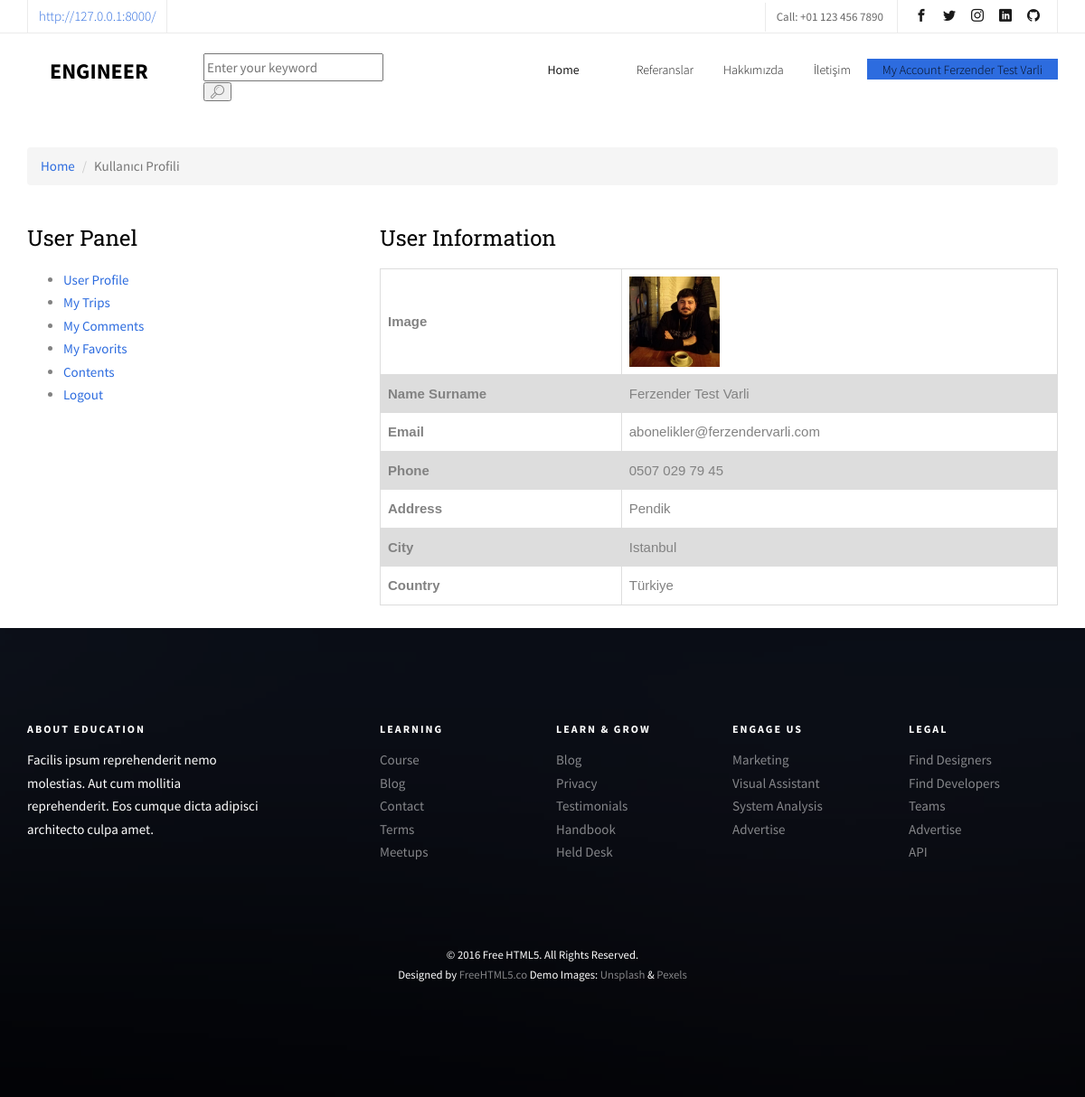
Screenshot of /user/ (signed in) with the database file from the repository.
### home/models.py (models this page shows, shortened)
class UserProfile(models.Model):
    user = models.OneToOneField(User, on_delete=models.CASCADE)
    name = models.CharField(blank=True, max_length=20)
    phone = models.CharField(blank=True, max_length=20)
    address = models.CharField(blank=True, max_length=150)
    city = models.CharField(blank=True, max_length=20)
    country = models.CharField(blank=True, max_length=20)
    image = models.ImageField(blank=True, upload_to='images/users/')
    def full_name(self):
        return self.user.first_name + ' ' + self.user.last_name
    def get_image_tag(self):
        return mark_safe('<img src="{}" height = 50/>'.format(self.image.url))
    get_image_tag.description='Image'

### user/views.py (the view)
# urls.py: path('', views.index, name='index'),
def index(request):
    category = Category.objects.all()
    current_user = request.user     # access user session information
    profile = UserProfile.objects.get(user_id=current_user.id)
    context = {'category': category,
               'profile': profile}
    return render(request, 'user_profile.html', context)

### user/templates/user_profile.html (shortened to what this page needs)
{% extends "homebase.html" %}
{% block content %}
    <div id="breadcrumb">
        <div class="container">
            <ul class="breadcrumb">
                <li><a href="/">Home</a></li>
                <li class="active">Kullanıcı Profili</li>
            </ul>
        </div>
    </div>&emsp;
    <div class="section">
        <div class="container">
            <div class="row">
                <div class="col-md-4">
                            {% include "user_panel.html" %}
                </div>
                <div class="col-md-8">
                    <div class="section-title">
                        <h3 class="title">User Information</h3>
                    </div>
                    <table>
                        <thead>
                            <tr>
                                <th class="text-left">Image</th>
                                <td><img src="{{ profile.image.url }}" alt="" width="100" height="100"></td>
                            </tr>
                            <tr>
                                <th class="text-left">Name Surname</th>
                                <td class="text-left">{{ profile.full_name }}</td>
                            </tr>
                            <tr>
                                <th class="text-left">Email</th>
                                <td class="text-left">{{ profile.user.email }}</td>
                            </tr>
                            <tr>
                                <th class="text-left">Phone</th>
                                <td class="text-left">{{ profile.phone }}</td>
                            </tr>
                            <tr>
                                <th class="text-left">Address</th>
                                <td class="text-left">{{ profile.address }}</td>
                             </tr>
                            <tr>
                                <th class="text-left">City</th>
                                <td class="text-left">{{ profile.city }}</td>
                             </tr>
                            <tr>
                                <th class="text-left">Country</th>
                                <td class="text-left">{{ profile.country }}</td>
                            </tr>
                    </table>
                </div>
            </div>
        </div>
    </div>
    <br>
{% endblock %}

### home/templates/header.html (shortened to what this page needs)
{% load static %}
<header>
		<nav class="fh5co-nav" role="navigation">
		<div class="top">
			<div class="container">
				<div class="row">
					<div class="col-xs-12 text-right">
						<p class="site"><a href="/">http://127.0.0.1:8000/</a></p>
						<p class="num">Call: +01 123 456 7890</p>
						<ul class="fh5co-social">
							<li><a href="https://www.facebook.com/fvarlii" target="_blank"><i class="icon-facebook2"></i></a></li>
							<li><a href="https://twitter.com/f_varli" target="_blank"><i class="icon-twitter2"></i></a></li>
							<li><a href="https://instagram.com/f_varli" target="_blank"><i class="icon-instagram"></i></a></li>
							<li><a href="https://www.linkedin.com/in/fvarli/" target="_blank"><i class="icon-linkedin2"></i></a></li>
							<li><a href="https://github.com/fvarli" target="_blank"><i class="icon-github" ></i></a></li>
						</ul>
					</div>
				</div>
			</div>
		</div>
		<div class="top-menu">
			<div class="container">
				<div class="row">
					<div class="col-xs-2">
						<div id="fh5co-logo"><a href="/">Engineer</a></div>
					</div>
                    <div class="header-search col-xs-2">
                        <form action="/search/" method="post">
                            <input type="text" name="query" id="query" class="input search-input" placeholder="Enter your keyword">
                            {% load mptt_tags %}
                            <button class="icon-search4"></button>
                        </form>
                    </div>
					<div class="col-xs-8 text-right menu-1">
						<ul>
							<li class="active"><a href="index.html">Home</a></li>
                            {% load mptt_tags %}
                            {% recursetree category %}
                                 <li class="has-dropdown">
                                    <a href="/category/{{ node.id }}/{{ node.slug }}" {% if not node.is_leaf_node %} data-toggle="dropdown" class="dropdown-toggle" aria-expanded="true" {% endif %}>{{ node.title }}</a>
                                </li>
                           {% endrecursetree %}
                            <li><a href="/referanslar">Referanslar</a></li>
                            <li><a href="/hakkimizda">Hakkımızda</a></li>
                            <li><a href="/iletisim">İletişim</a></li>
                            {% if user.id is not None %}
                                <li class="btn-primary has-dropdown">
								<a href="#"><span>My Account {{ user.first_name }} {{ user.last_name }}</span></a>
							</li>
                            {% else %}
							<li class="btn-cta"><a href="/login/"><span>Login</span></a></li>
							<li class="btn-cta"><a href="/sign_up/"><span>Sign Up</span></a></li>
                            {% endif %}
                        </ul>
					</div>
				</div>
			</div>
		</div>
	</nav>
</header>

### home/static/css/icomoon.css (style rules this page uses)
[class^="icon-"], [class*=" icon-"] { font-family: 'icomoon' !important; speak: none; font-style: normal; font-weight: normal; font-variant: normal; text-transform: none; line-height: 1; -webkit-font-smoothing: antialiased; -moz-osx-font-smoothing: grayscale; }
.icon-search4:before { content: "\e909"; }
.icon-facebook2:before { content: "\eac0"; }
.icon-instagram:before { content: "\eac2"; }
.icon-twitter2:before { content: "\eac6"; }
.icon-github:before { content: "\eae0"; }
.icon-linkedin2:before { content: "\eaf9"; }

### home/static/css/style.css (style rules this page uses)
body { font-family: "Source Sans Pro", Arial, sans-serif; font-weight: 400; font-size: 15px; line-height: 1.7; color: #828282; background: #fff; }
a { color: #2D6CDF; -webkit-transition: 0.5s; -o-transition: 0.5s; transition: 0.5s; }
p { margin-bottom: 20px; }
h1, h2, h3, h4, h5, h6, figure { color: #000; font-family: "Roboto Slab", serif; font-weight: 400; margin: 0 0 20px 0; }
.fh5co-nav { width: 100%; padding: 0; z-index: 1001; }
.fh5co-nav .top-menu { padding: 22px 0; }
.fh5co-nav .top { border-bottom: 1px solid rgba(0, 0, 0, 0.08); padding: 0px 0; margin-bottom: 0; }
.fh5co-nav .top .num, .fh5co-nav .top .fh5co-social, .fh5co-nav .top .site { display: inline-block; margin: 0; padding: 5px 12px; }
.fh5co-nav .top .site { float: left; font-weight: 300; margin-top: 0px; border-left: 1px solid rgba(0, 0, 0, 0.08); border-right: 1px solid rgba(0, 0, 0, 0.08); }
.fh5co-nav .top .num { color: rgba(0, 0, 0, 0.6); font-size: 13px; letter-spacing: 0px; border-left: 1px solid rgba(0, 0, 0, 0.08); }
.fh5co-nav .top .fh5co-social { margin: 0; border-left: 1px solid rgba(0, 0, 0, 0.08); border-right: 1px solid rgba(0, 0, 0, 0.08); }
.fh5co-nav .top .fh5co-social li { font-size: 14px; display: inline-block; }
.fh5co-nav .top .fh5co-social li a { padding: 7px 7px; }
.fh5co-nav .top .fh5co-social li a i { font-size: 14px; }
.fh5co-nav #fh5co-logo { font-size: 24px; margin: 0; padding: 0; text-transform: uppercase; font-weight: bold; font-weight: 700; font-family: "Source Sans Pro", Arial, sans-serif; }
.fh5co-nav #fh5co-logo a { color: #000; position: relative; padding-left: 25px; }
.fh5co-nav ul { padding: 0; margin: 5px 0 0 0; }
.fh5co-nav ul li { padding: 0; margin: 0; list-style: none; display: inline; font-weight: 300; }
.fh5co-nav ul li a { font-size: 14px; padding: 30px 15px; color: rgba(0, 0, 0, 0.9); -webkit-transition: 0.5s; -o-transition: 0.5s; transition: 0.5s; }
.fh5co-nav ul li.has-dropdown { position: relative; }
.fh5co-nav ul li.active > a { font-weight: 400; }
#fh5co-offcanvas a { color: rgba(255, 255, 255, 0.5); }
#fh5co-offcanvas ul { padding: 0; margin: 0; }
#fh5co-offcanvas ul li { padding: 0; margin: 0; list-style: none; }
#fh5co-offcanvas ul li.offcanvas-has-dropdown > a { display: block; position: relative; }
#fh5co-offcanvas ul li.offcanvas-has-dropdown > a:after { position: absolute; right: 0px; font-family: 'icomoon'; speak: none; font-style: normal; font-weight: normal; font-variant: normal; text-transform: none; line-height: 1; -webkit-font-smoothing: antialiased; -moz-osx-font-smoothing: grayscale; content: "\ea1c"; font-size: 20px; color: rgba(255, 255, 255, 0.2); -webkit-transition: 0.5s; -o-transition: 0.5s; transition: 0.5s; }
.btn-primary { background: #2D6CDF; color: #fff; border: 2px solid #2D6CDF; }

### user/templates/user_profile.html (style rules this page uses)
th, td { border: 1px solid #dddddd; text-align: left; padding: 8px; }
table { font-family: arial, sans-serif; border-collapse: collapse; width: 100%; }
tr:nth-child(even) { background-color: #dddddd; }

### rows the page displays
UserProfile: image (picture), full_name "Ferzender Test Varli", user.email "abonelikler@ferzendervarli.com", phone "0507 029 79 45", address "Pendik", city "Istanbul", country "Türkiye"

### other values shown
{{ user.first_name }} "Ferzender Test"
{{ user.last_name }} "Varli"
